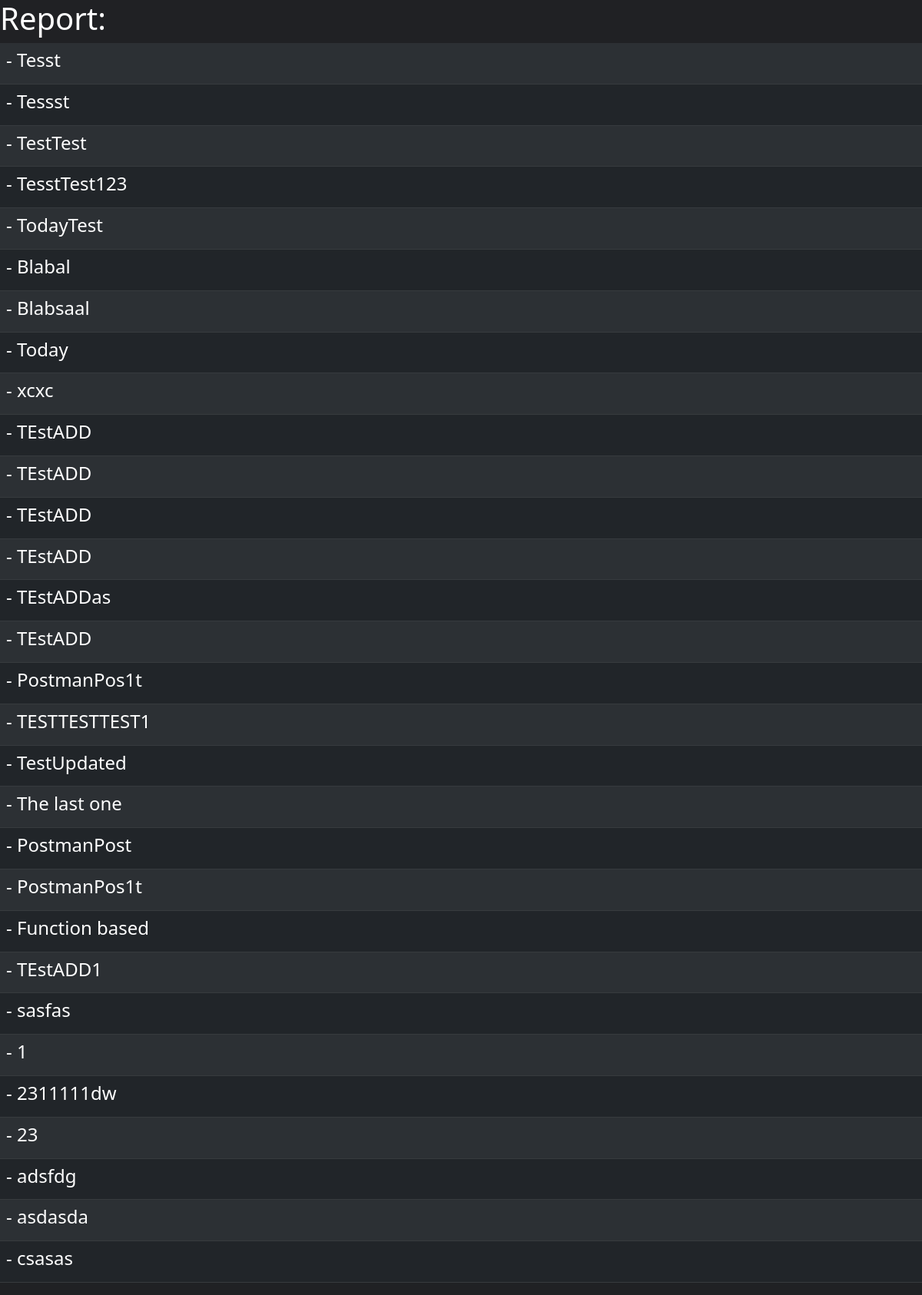
/report/, run on an earlier commit of the app's database.
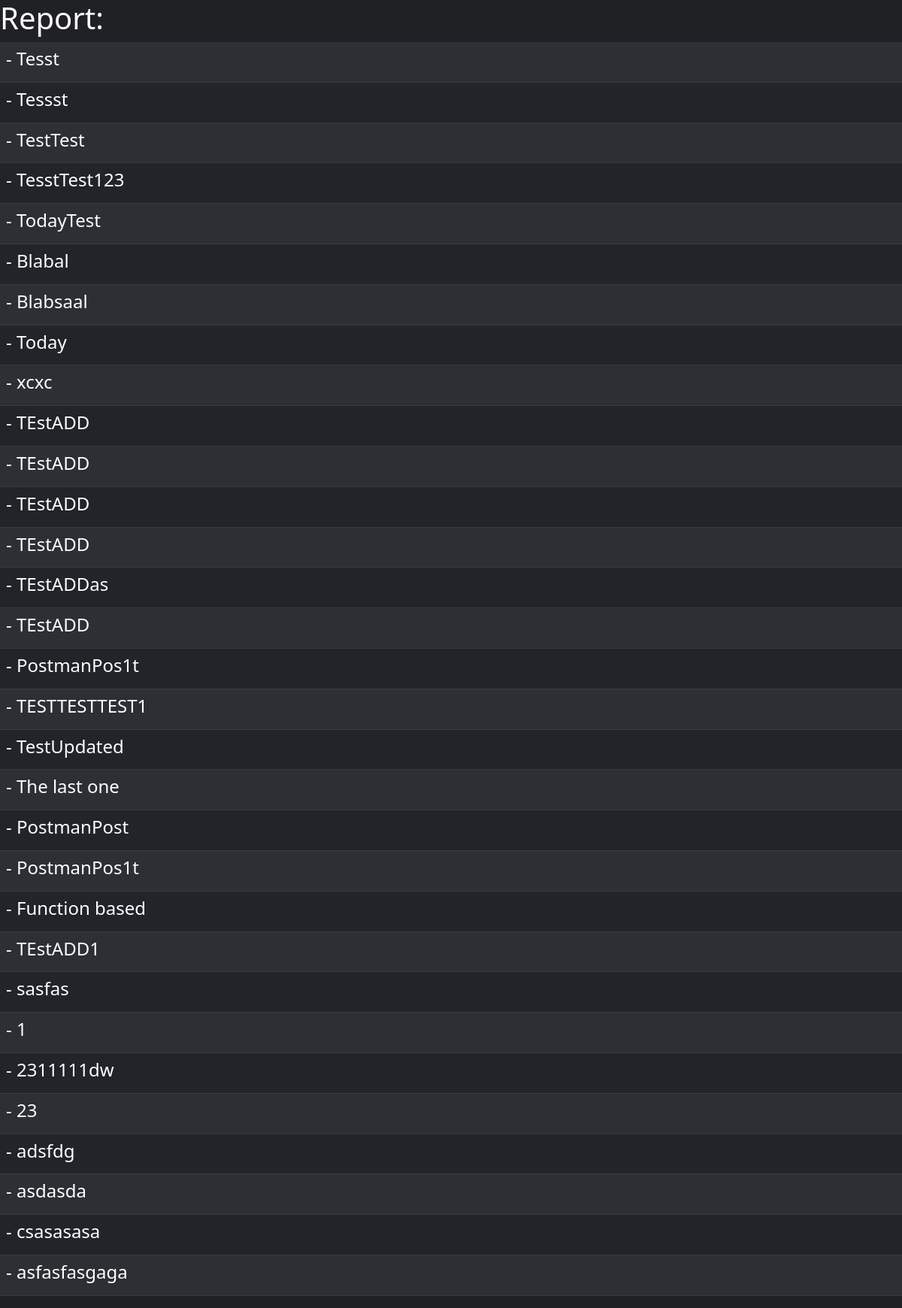
And on a later commit of the database.
### api/models.py (models this page shows, shortened)
class Task(models.Model):
    title=models.CharField(max_length=100)
    date=models.DateTimeField(auto_now_add=True)

### api/views.py (the view)
# urls.py: path('report/', report),
@csrf_exempt
def report(request):
        tasks = Task.objects.all()
        return render(request,'report.html',{'tasks':tasks})

### api/templates/report.html (shortened to what this page needs)
<!DOCTYPE html>
<html lang="en">
<head>
            <link href="https://cdn.jsdelivr.net/npm/bootstrap@5.1.3/dist/css/bootstrap.min.css" rel="stylesheet">
</head>
<body>
{% block content%}
<div class="tasks">
    <h1>Report:</h1>
    <table class="table table-dark table-striped  table table-hover">
    {% for task in tasks %}
        <div class="task">
            <tr>
                <td>
                <h4>- {{ task.title }}</h4>
                </td>
            </tr>
        </div>
    {%endfor%}
    </table>
</div>
{%endblock%}
</body>
</html>

### api/templates/report.html (style rules this page uses)
body { background-color:#202124; color:white; }

What changed in the data, as far as the page shows it:
changed Task: title "csasas" → "csasasasa"
added Task: title "asfasfasgaga"
